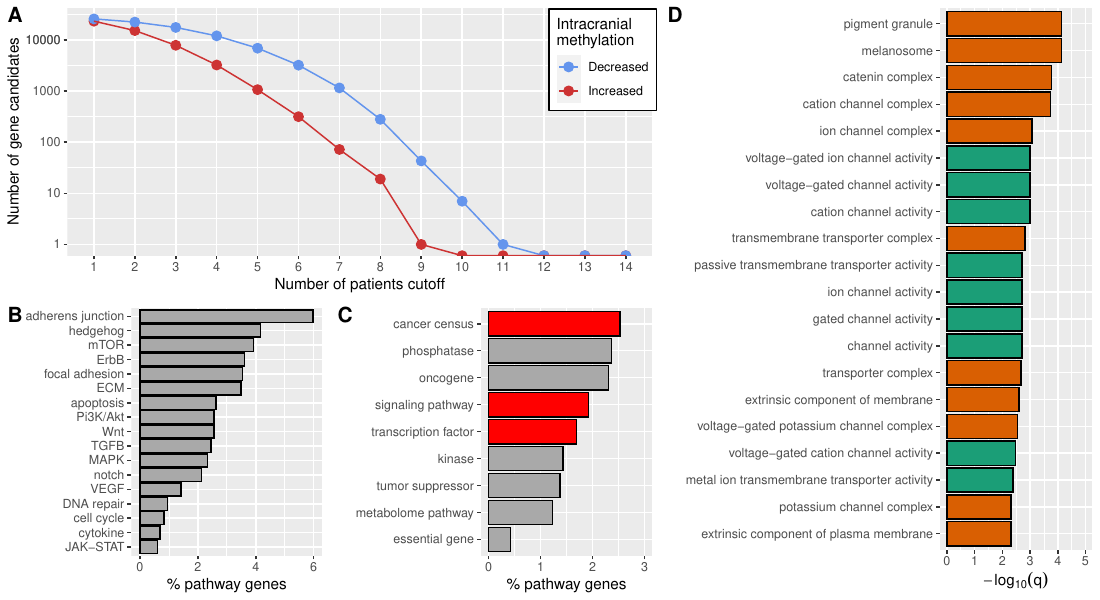

The R source for this figure:
setwd(paste0(figureDirectory, "Figure5-genome-wide-candidates" ) )

library(ggplot2)
library(cowplot)
library(RColorBrewer)
library(grid)


load("numCand.RData")
load("compositionPathDF.RData")
load("compositionCancDF.RData")
load("enrichdf2.RData")

numCand <- numCand[numCand$Level == "Gene",]
enriched <- enrichdf2[enrichdf2$qval > 2,]
enriched$perc <- as.numeric(enriched$perc)

compositionPathDF$percentage <- as.numeric(as.character(compositionPathDF$percentage))
compositionPathDF <- na.omit(compositionPathDF[compositionPathDF$percentage > 0 , ])

compositionPathDF$pathway <- as.character(compositionPathDF$pathway)
compositionCancDF$cancerPath <- as.character(compositionCancDF$cancerPath)

compositionPathDF$logQVal <- -log10(compositionPathDF$qvalFisher)
compositionCancDF$logQVal <- -log10(compositionCancDF$qvalFisher)

compositionPathDF$pathway[compositionPathDF$pathway == "erbb"] <- "ErbB"
compositionPathDF$pathway[compositionPathDF$pathway == "mapk"] <- "MAPK"
compositionPathDF$pathway[compositionPathDF$pathway == "pi3k_akt"] <- "Pi3K/Akt"
compositionPathDF$pathway[compositionPathDF$pathway == "mtor"] <- "mTOR"
compositionPathDF$pathway[compositionPathDF$pathway == "adh_jun"] <- "adherens junction"
compositionPathDF$pathway[compositionPathDF$pathway == "wnt"] <- "Wnt"
compositionPathDF$pathway[compositionPathDF$pathway == "tgfb"] <- "TGFB"
compositionPathDF$pathway[compositionPathDF$pathway == "focal_adh"] <- "focal adhesion"
compositionPathDF$pathway[compositionPathDF$pathway == "jak_stat"] <- "JAK-STAT"
compositionPathDF$pathway[compositionPathDF$pathway == "cell_cycle"] <- "cell cycle"
compositionPathDF$pathway[compositionPathDF$pathway == "vegf"] <- "VEGF"
compositionPathDF$pathway[compositionPathDF$pathway == "NER"] <- "DNA repair"

compositionCancDF$cancerPath[compositionCancDF$cancerPath == "CancerCensusGene"] <- "cancer census"
compositionCancDF$cancerPath[compositionCancDF$cancerPath == "Kinase"] <- "kinase"
compositionCancDF$cancerPath[compositionCancDF$cancerPath == "Phosphatase"] <- "phosphatase"
compositionCancDF$cancerPath[compositionCancDF$cancerPath == "Oncogene"] <- "oncogene"
compositionCancDF$cancerPath[compositionCancDF$cancerPath == "TF.Cofactor"] <- "transcription factor"
compositionCancDF$cancerPath[compositionCancDF$cancerPath == "TumorSuppressorGene"] <- "tumor suppressor"
compositionCancDF$cancerPath[compositionCancDF$cancerPath == "SignalingPathwayGene"] <- "signaling pathway"
compositionCancDF$cancerPath[compositionCancDF$cancerPath == "MetabolomePathwayGene"] <- "metabolome pathway"
compositionCancDF$cancerPath[compositionCancDF$cancerPath == "EssentialGene"] <- "essential gene"

compositionCancDF$significance <- factor(compositionCancDF$qvalFisher <0.05, levels = c(TRUE, FALSE), labels = c("X",""))
compositionPathDF$significance <- factor(compositionPathDF$qvalFisher <0.05, levels = c(TRUE, FALSE), labels = c("X",""))

compositionPathDF$pathway <- as.factor(compositionPathDF$pathway)
compositionCancDF$cancerPath <- as.factor(compositionCancDF$cancerPath)


legendPositionPercaffected <-  c(0.8,0.4)
legendPositionGO <- c(0.8,0.08)

yAxisName <- expression(-log[10](q))

plot1 <- ggplot(numCand, aes(Patients, Number, color = Direction)) + geom_point(cex = 3) +  geom_line(aes(Patients,Number, color = Direction, shape = Level)) +
  scale_y_continuous(trans = "log10", name = "Number of gene candidates", breaks = c(1,10,100,1000,10000,10000,100000), labels = c(1,10,100,1000,10000,10000,"100000")) + 
  scale_x_continuous(name = "Number of patients cutoff", breaks = c(1,2,3,4,5,6,7,8,9,10,11,12,13,14), minor_breaks = NULL)  +
  scale_color_manual(values = c("cornflowerblue","brown3")) + theme(legend.position = "none")+ 
  theme(legend.position = c(0.915,0.79), legend.background = element_rect(size=0.5, linetype="solid", 
                                                                     colour ="black"))  + labs(color = "Intracranial \nmethylation")


plot2 <- ggplot(compositionPathDF, aes(x = reorder(pathway,percentage), y =  percentage)) + geom_bar(stat='identity', col = "black", fill = "darkgrey") + 
  scale_y_continuous(name = "% pathway genes", limits = c(0,6)) +
  xlab("") + coord_flip()  + scale_fill_manual(values  = c("red","darkgrey"))+  
  theme(legend.position = "none", legend.background = element_rect(size=0.5, linetype="solid", colour ="black")) 


plot3 <- ggplot(compositionCancDF, aes(x = reorder(cancerPath,percentage), y = percentage, fill = significance )) + geom_bar(stat='identity', col = "black") + 
  scale_y_continuous(name = "% pathway genes", limits = c(0,3)) + 
  xlab("") + coord_flip()  +scale_fill_manual(values  = c("red","darkgrey"))+ 
  theme(legend.position = "none", legend.background = element_rect(size=0.5, linetype="solid", colour ="black")) 

plotLegend <- ggplot(compositionPathDF, aes(x = reorder(pathway,percentage), y = percentage )) + 
  geom_bar(stat='identity', col = "black") + 
  scale_y_continuous(name = yAxisName) + 
  xlab("") + coord_flip() + scale_fill_gradientn(colors = brewer.pal(8,"Reds"),limits=c(0,9),  breaks=c(0,3,6,9),name = "% affected genes") + 
  theme(legend.position = "bottom", legend.background = element_rect(size=0.5, linetype="solid", colour ="black")) 
legendPlots <- get_legend(plotLegend)

plotGO <- ggplot(enriched, aes(x = reorder(Description,qval), y = qval, fill = factor(GOType, levels = c("Function", "Composition"), labels = c("MF","CC")))) +
  geom_bar(stat='identity', col = "black") + 
  scale_y_continuous(name = yAxisName, breaks = c(0,1,2,3,4,5)) + labs(fill="Ontology") +
  xlab("") + coord_flip() + scale_fill_manual(values  = brewer.pal(2,"Dark2")) + 
  theme(legend.position = "bottom", legend.background = element_rect(size=0.5, linetype="solid", 
                                                                      colour ="black"))
legendGO <- get_legend(plotGO)

plot4 <- ggplot(enriched, aes(x = reorder(Description,qval), y = qval, fill = factor(GOType, levels = c("MF", "CC"), 
                                                                                     labels = c("Molecular \n function","Cellular \n composition")))) +
  geom_bar(stat='identity', col = "black") + 
  scale_y_continuous(name = yAxisName, breaks = c(0,1,2,3,4,5), limits = c(0,5)) + labs(fill="Ontology") +
  xlab("") + coord_flip() + scale_fill_manual(values  = brewer.pal(2,"Dark2"))  + 
  theme(legend.position = "none", legend.background = element_rect(size=0.5, linetype="solid", 
                                                                     colour ="black"))


middlePlot <- plot_grid(plot2, plot3, nrow = 1,  label_size = 15,  labels = c('B', 'C')) 
leftPlot <- plot_grid(plot1, middlePlot, nrow = 2,  label_size = 15,  labels = c('A', ' '))
finalPlot <- plot_grid(leftPlot, plot4,  nrow = 1,rel_widths = c((60/100),(40/100)), label_size = 15, labels = c('','D'))




pdf(file ="Figure5.pdf",   width = 11 , height = 6)
finalPlot
dev.off()
